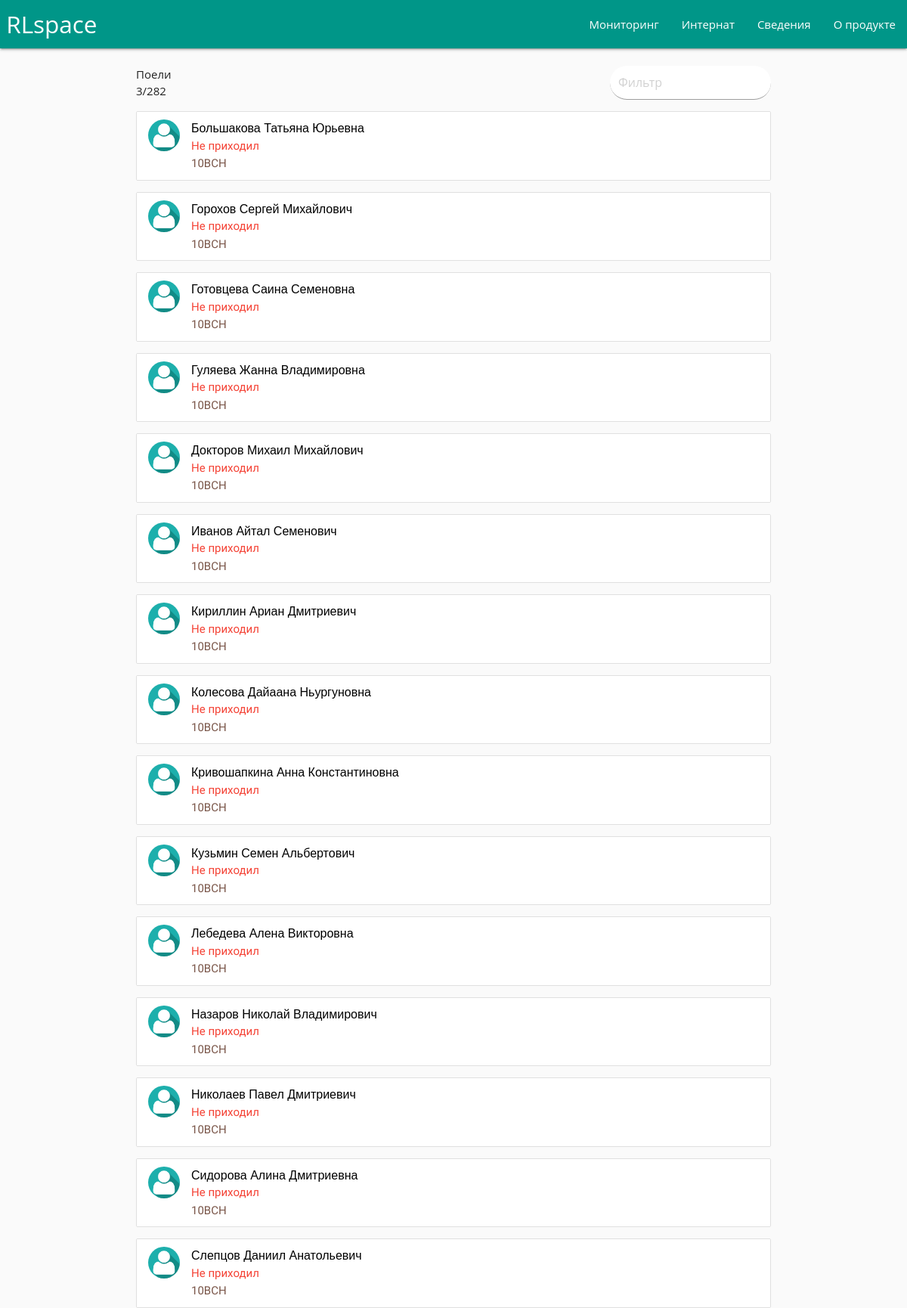
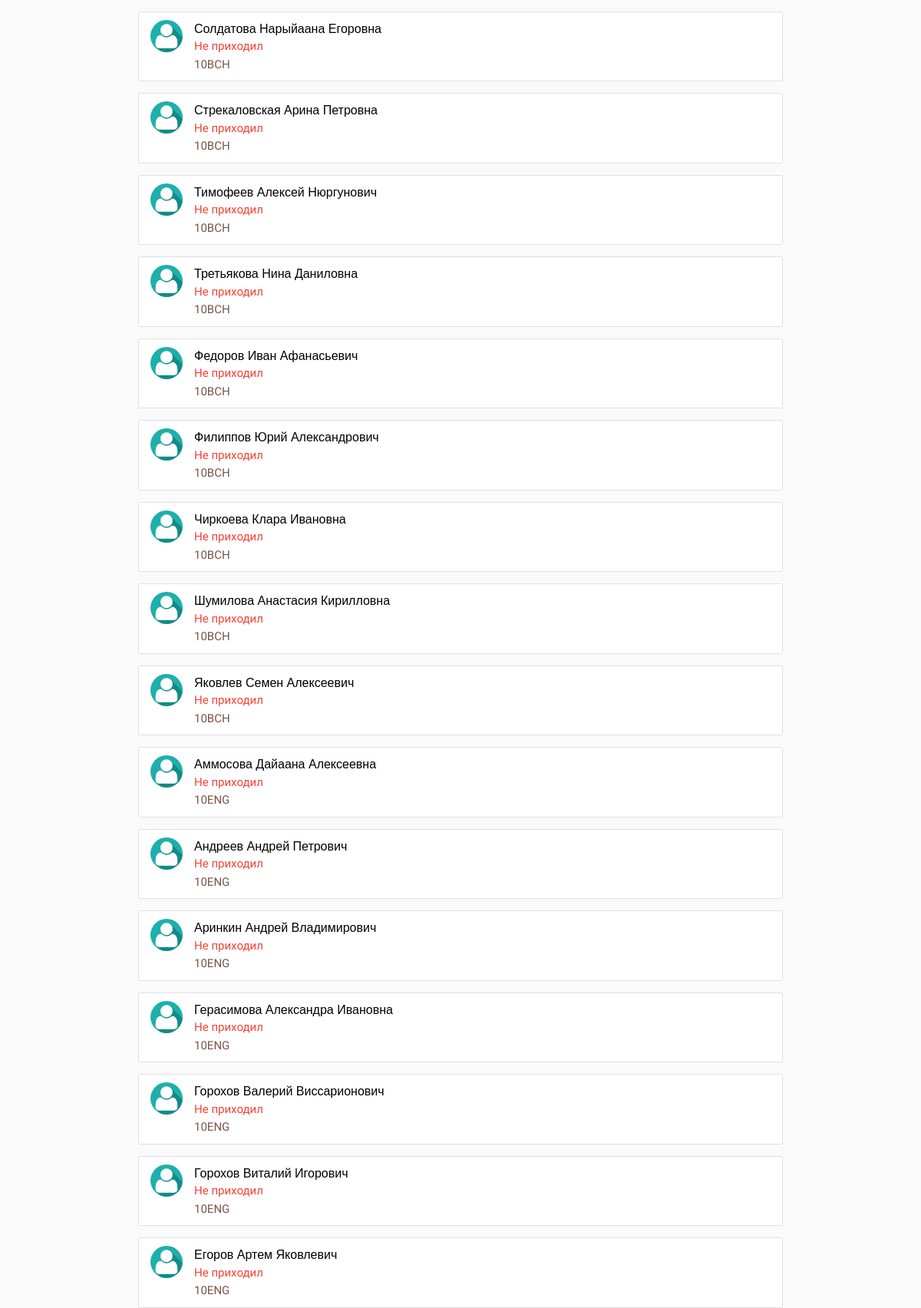
Page /canteen/ (signed in, upper part) on the committed database (2 pictures, top to bottom).
### main/models.py (models this page shows, shortened)
class Pupil(models.Model):
    index       = models.CharField(max_length = 50)
    qrcode      = models.CharField(max_length = 50)
    name        = models.CharField(max_length = 50)
    grade       = models.CharField(max_length = 50, choices = GRADE)
    location    = models.CharField(max_length = 50, choices = LOCATION)
    eating      = models.BooleanField(default = False)
    inboard     = models.BooleanField(default = True)
    status      = models.CharField(max_length = 50, default = "absent", choices = STATUS)
    arrive_time	   = models.TimeField('time arrive', null = True, blank = True)
    photo     	   = models.ImageField(upload_to = "images/", default = "images/default.jpg")
    non_attendance = models.IntegerField(default = 0);

### main/views.py (the view)
# urls.py: url(r'^canteen/$',                              views.canteen,     name = 'canteen'),
def canteen(request):
    if not request.user.is_authenticated():
        return redirect("/")
    context = {}
    pupils = Pupil.objects.all()
    pupils_list = sorted(pupils, key=operator.attrgetter('grade','name'))
    context["pupils"] = pupils_list
    context["eating_amt"] = len(Pupil.objects.filter(eating = True))
    context["pupils_amt"] = len(pupils)
    request = render(request, 'main/canteen.html', context)
    return request

### main/templates/main/canteen.html (shortened to what this page needs)
{% include 'main/header.html' %}
<div class = "container">
    <div class = "row">
        <span style="display: flex;">
            <p class="left"> Поели {{eating_amt}}/{{pupils_amt}}</p>
            <input class = "filter right col s4 offset-s8" placeholder="Фильтр" style = "background: white; border-radius: 40px; ">
        </span>
        {% for pupil in pupils %}
        <filtertag>
            <a href = "/profile/{{pupil.id}}">
                <ul class="collection">
                    <li class="collection-item avatar">
                        <img src="/media/{{ pupil.photo }}" alt="" class="circle img-responsive">
                        <span class="title black-text">{{ pupil.name }}</span>
                        <p>
                            {% if pupil.eating %}
                                <font class = "green-text">Приходил</font>
                            {% else %}
                                <font class = "red-text">Не приходил</font>
                            {% endif %} <br>
                            <font class = "brown-text" >{{ pupil.grade }} </font>
                        </p>
                    </li>
                </ul>
            </a>
        </filtertag>
        {% endfor %}
    </div>
</div>
{% include 'main/footer.html' %}

### main/static/css/clock.css (style rules this page uses)
* { margin: 0; padding: 0; box-sizing: border-box; }
@media only screen and (min-width: 768px) { .title { font: 48px Arial; } }

### main/templates/main/header.html (style rules this page uses)
* { font-family: 'Arimo', sans-serif; }

### rows in the picture
Pupil: photo (placeholder picture), name "Большакова Татьяна Юрьевна", eating "Не приходил", grade "10BCH"
Pupil: photo (placeholder picture), name "Горохов Сергей Михайлович", eating "Не приходил", grade "10BCH"
Pupil: photo (placeholder picture), name "Готовцева Саина Семеновна", eating "Не приходил", grade "10BCH"
Pupil: photo (placeholder picture), name "Гуляева Жанна Владимировна", eating "Не приходил", grade "10BCH"
Pupil: photo (placeholder picture), name "Докторов Михаил Михайлович", eating "Не приходил", grade "10BCH"
Pupil: photo (placeholder picture), name "Иванов Айтал Семенович", eating "Не приходил", grade "10BCH"
Pupil: photo (placeholder picture), name "Кириллин Ариан Дмитриевич", eating "Не приходил", grade "10BCH"
Pupil: photo (placeholder picture), name "Колесова Дайаана Ньургуновна", eating "Не приходил", grade "10BCH"
Pupil: photo (placeholder picture), name "Кривошапкина Анна Константиновна", eating "Не приходил", grade "10BCH"
Pupil: photo (placeholder picture), name "Кузьмин Семен Альбертович", eating "Не приходил", grade "10BCH"
Pupil: photo (placeholder picture), name "Лебедева Алена Викторовна", eating "Не приходил", grade "10BCH"
Pupil: photo (placeholder picture), name "Назаров Николай Владимирович", eating "Не приходил", grade "10BCH"
Pupil: photo (placeholder picture), name "Николаев Павел Дмитриевич", eating "Не приходил", grade "10BCH"
Pupil: photo (placeholder picture), name "Сидорова Алина Дмитриевна", eating "Не приходил", grade "10BCH"
Pupil: photo (placeholder picture), name "Слепцов Даниил Анатольевич", eating "Не приходил", grade "10BCH"
Pupil: photo (placeholder picture), name "Солдатова Нарыйаана Егоровна", eating "Не приходил", grade "10BCH"
Pupil: photo (placeholder picture), name "Стрекаловская Арина Петровна", eating "Не приходил", grade "10BCH"
Pupil: photo (placeholder picture), name "Тимофеев Алексей Нюргунович", eating "Не приходил", grade "10BCH"
Pupil: photo (placeholder picture), name "Третьякова Нина Даниловна", eating "Не приходил", grade "10BCH"
Pupil: photo (placeholder picture), name "Федоров Иван Афанасьевич", eating "Не приходил", grade "10BCH"
Pupil: photo (placeholder picture), name "Филиппов Юрий Александрович", eating "Не приходил", grade "10BCH"
Pupil: photo (placeholder picture), name "Чиркоева Клара Ивановна", eating "Не приходил", grade "10BCH"
Pupil: photo (placeholder picture), name "Шумилова Анастасия Кирилловна", eating "Не приходил", grade "10BCH"
Pupil: photo (placeholder picture), name "Яковлев Семен Алексеевич", eating "Не приходил", grade "10BCH"
Pupil: photo (placeholder picture), name "Аммосова Дайаана Алексеевна", eating "Не приходил", grade "10ENG"
Pupil: photo (placeholder picture), name "Андреев Андрей Петрович", eating "Не приходил", grade "10ENG"
Pupil: photo (placeholder picture), name "Аринкин Андрей Владимирович", eating "Не приходил", grade "10ENG"
Pupil: photo (placeholder picture), name "Герасимова Александра Ивановна", eating "Не приходил", grade "10ENG"
Pupil: photo (placeholder picture), name "Горохов Валерий Виссарионович", eating "Не приходил", grade "10ENG"
Pupil: photo (placeholder picture), name "Горохов Виталий Игорович", eating "Не приходил", grade "10ENG"
Pupil: photo (placeholder picture), name "Егоров Артем Яковлевич", eating "Не приходил", grade "10ENG"

### other values in the picture
{{ eating_amt }} "3"
{{ pupils_amt }} "282"
